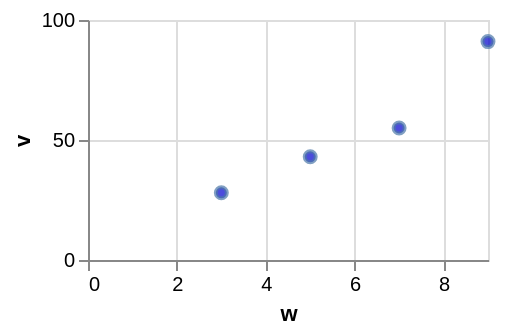

Write the Vega-Lite specification saved for this chart.
### Vega-Lite specification from a JSON file in a GitHub repository (floating-point values rounded to 4 significant figures)
{"$schema": "https://vega.github.io/schema/vega-lite/v6.json", "width": 200, "height": 120, "data": {"values": [{"c": "alpha", "v": 28, "w": 3, "t": "2024-01-07"}, {"c": "beta", "v": 55, "w": 7, "t": "2024-03-19"}, {"c": "gamma", "v": 43, "w": 5, "t": "2024-06-02"}, {"c": "delta", "v": 91, "w": 9, "t": "2024-09-11"}]}, "mark": "point", "encoding": {"x": {"field": "w", "type": "quantitative"}, "y": {"field": "v", "type": "quantitative"}}, "config": {"point": {"fill": "mediumblue"}}}
